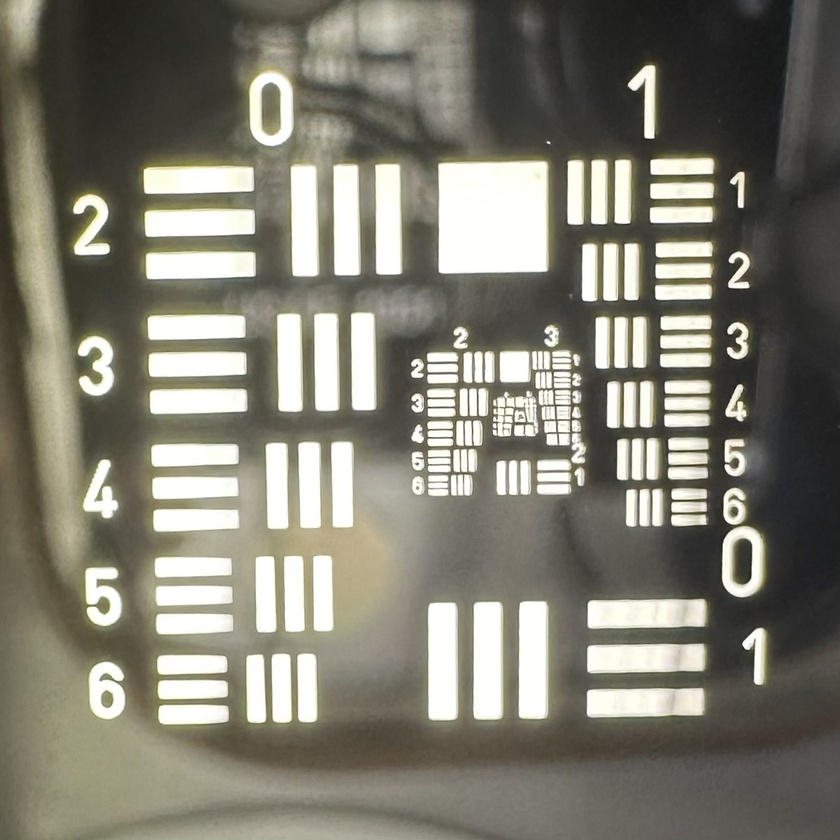
#> input picture og/airforce.jpg, 840 x 840 px, shrunk from 1292 x 1292 before the run, found by its file name
$ python toblack.py
#> lines starting #> are read from the running program, lines starting #| are printed output that depends on the picture; after the words box and inside, x2 and y2 are one past the last pixel; in counts of white or black regions, pixels touching at a corner belong together
from PIL import Image

# Load the image
image_path = './pattern/airforce.jpg'
image = Image.open(image_path)
#> image is the input picture: PIL image 840x840 RGB; mean R, G, B 128.1, 125.9, 113.6

# Convert the image to RGB mode if it's not already
image = image.convert('L')
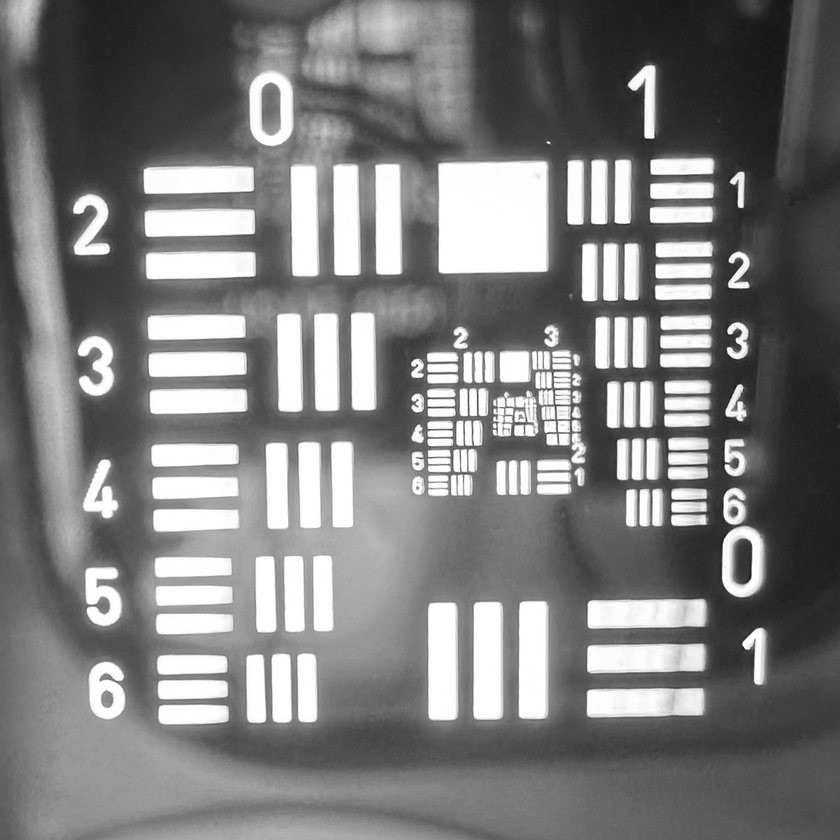
#> image: PIL image 840x840 L; min 18, max 255, mean 125.2

# Get the pixel data
pixels = image.load()

# Define white color
white = 200

# Process each pixel
for y in range(image.height):
    for x in range(image.width):
        if pixels[x, y] < white:
            pixels[x, y] = 0
        else: pixels[x,y] = 255

# Save the edited image
edited_image_path = 'edited_image.jpg'
image.save(edited_image_path)
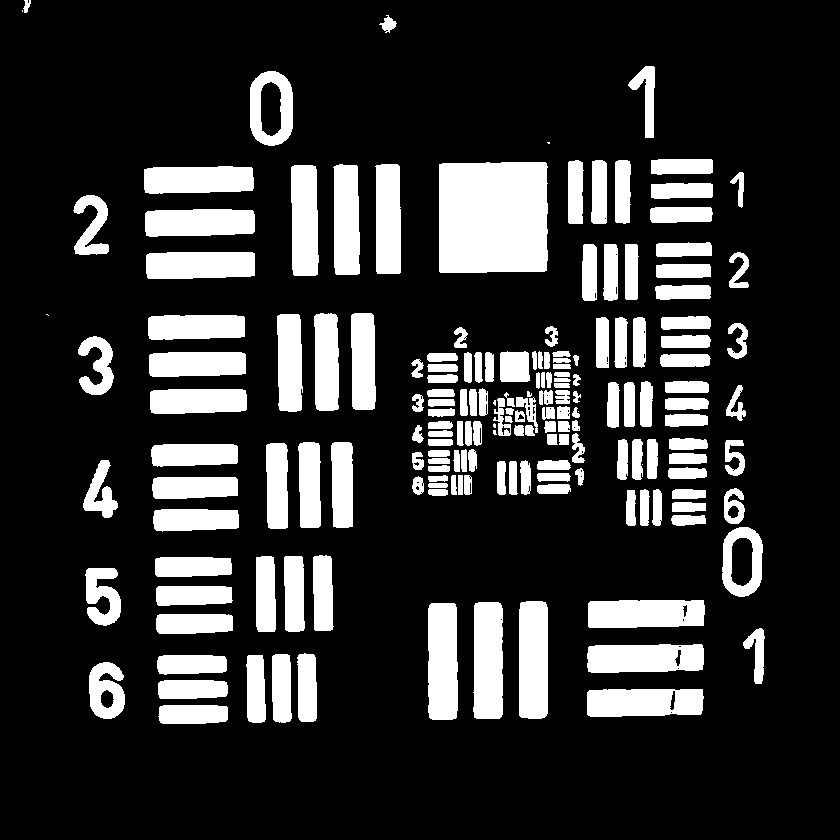
#> saved as edited_image.jpg: PIL image 840x840 L; 19.3% white; 178 white regions (8 under 20 px), largest, box (x1, y1, x2, y2) and area: (439, 162, 548, 273) 11893, (428, 603, 458, 720) 3385, (519, 601, 548, 719) 3370
